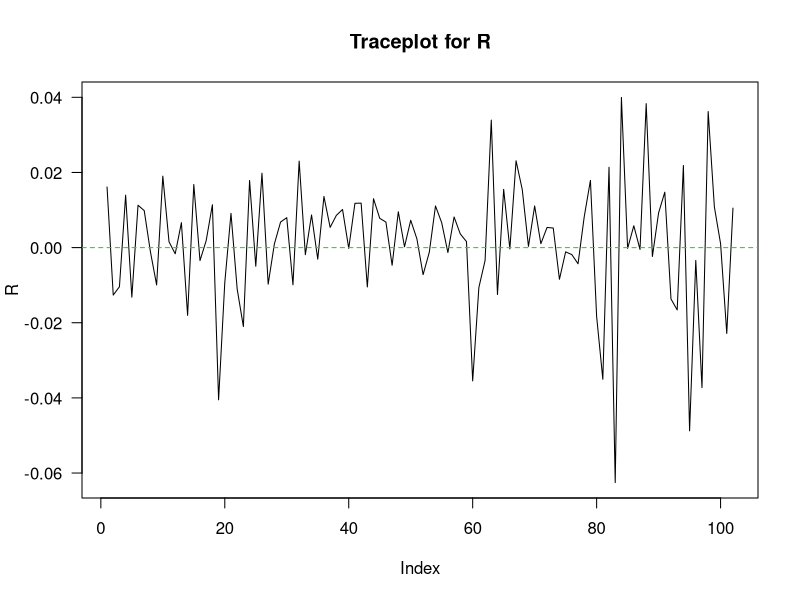
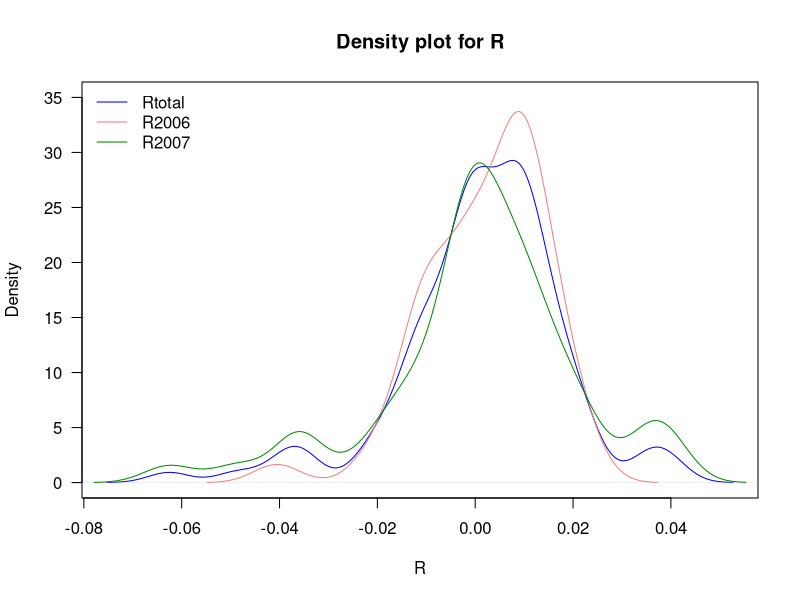
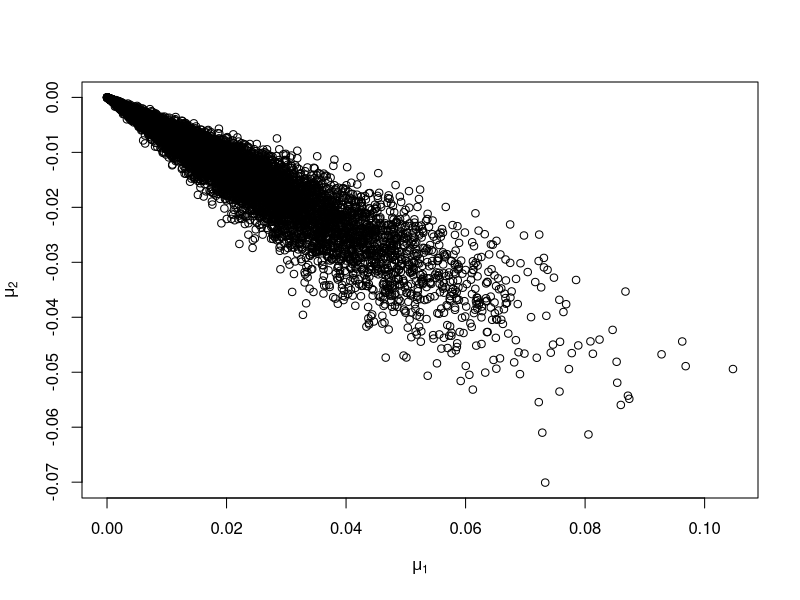
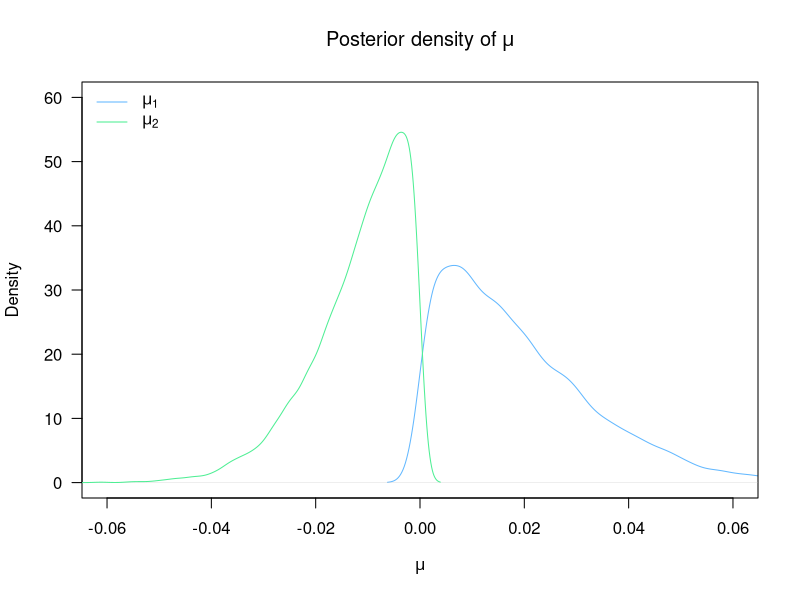
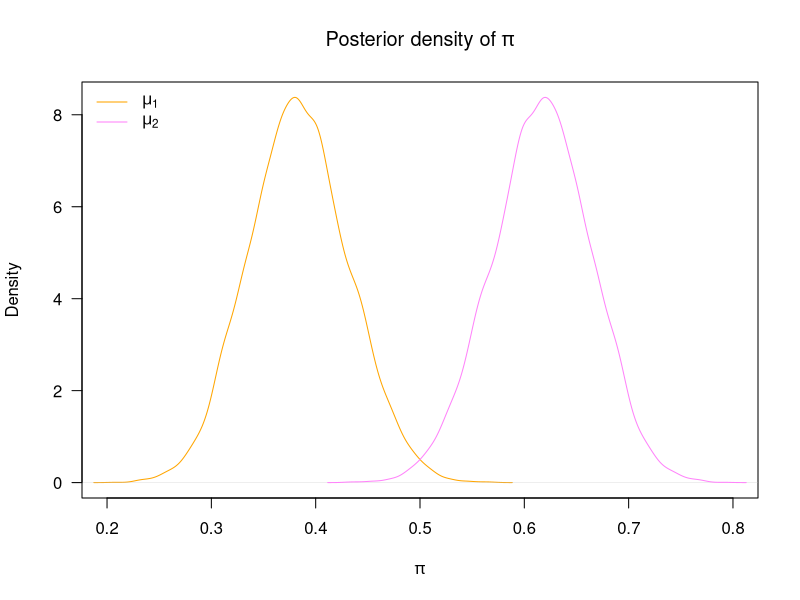
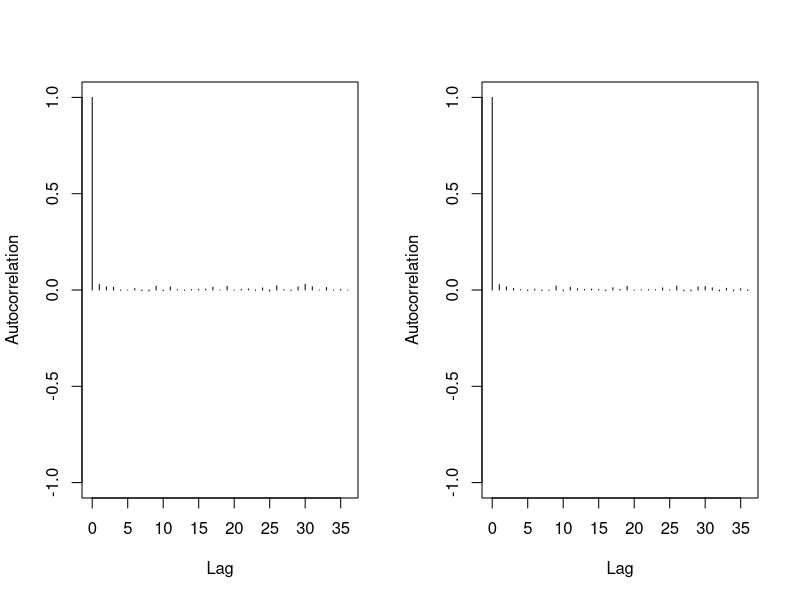

These figures' R source, in order:
## ---- chunk 1
library(knitr)
opts_chunk$set(message=FALSE, warning=FALSE, fig.align='center',cache=TRUE, autodep=TRUE,fig.height = 5,echo=FALSE)
library(coda)
library(MASS)
library(mvtnorm)
set.seed(20171211)
## ---- chunk 2
SP500.2006 <- read.csv("2006.txt",header = F)
SP500.2007 <- read.csv("2007.txt",header = F)
SP500 <- rbind(SP500.2006,SP500.2007)

r = c(4.35,4.44,4.42,4.51,4.6,4.66,4.7,4.69,4.74,4.76,4.77,4.78,4.83,4.82,4.91,4.98,4.98,5.02,4.99,
      4.97,5.07,5.05,5.15,5.22,5.30,5.29,5.26,5.22,5.16,5.11,5.07,5.06,5.07,5.03,5.02,4.99,5.00,4.89,4.87,
      5.02,5.04,5.08,4.95,5.02,5.04,5.01,4.98,4.90,4.95,4.96,4.99,
      4.98,5.01,5.08,5.09,5.09,5.09,5.06,5.05,4.9,4.91,4.89,4.90,4.92,4.90,4.90,4.82,4.96,4.96,4.96,4.99,
      4.98,4.97,4.93,4.99,4.98,4.95,4.82,4.89,4.41,4.10,4.24,4.28,4.12,4.06,4.03,4.10,4.03,4.11,4.23,4.11,3.91,3.98,
      4.04,3.71, 3.65,3.18,3.31,3.13,3.16,3.26,3.34
      )/365
# transfer annual rate to daily rate

R = c()
for (i in 2:nrow(SP500)){
  R = c(R, log(SP500$V2[i]/SP500$V2[i-1]))
}
## ---- chunk 3
plot(R, type = 'l', las = 1,main="Traceplot for R")
abline(h=0,col="green2",lty=2)
## ---- chunk 4
plot(density(R),las = 1, xlab = 'R', ylim = c(0, 35),col="blue1",main="Density plot for R")
lines(density(R[1:(length(R)/2)]), col = "lightcoral")
lines(density(R[(length(R)/2+1):length(R)]), col = "green4")
legend("topleft",legend=c("Rtotal","R2006","R2007"),col = c("blue1","lightcoral","green4"), lty=1,cex=1,bty="n")
## ---- chunk 5
# K = # of mixture normal models 
# T = total # of days
# pi = proportion of each normal model
# mu = mean of each normal
# theta = variance of each normal
# v_t ~ Uniform[0,1]
# Gt = k -> which normal model

mu = c(0.008, -0.012)
s2 = c(0.0001, 0.0002)
p = c(0.6, 0.4)
K = 2 # the number of mixed normal models
## ---- chunk 6
# Fix K = 2, v_t = 0 (p. 595)

Psi.k = function(u){
  return(log(p[1]*exp(-u*mu[1] + u^2*s2[1]/2) + p[2]*exp(-u*mu[2] + u^2*s2[2]/2)))
}

Psi.vt = Psi.k(u = 0)
Psi.vt_1 = Psi.k(u = -1)

r_t = mean(r)

rho_t = r_t + Psi.vt - Psi.vt_1

Post.Gt.1 = p[1] * dnorm(R, mu[1] + rho_t,sqrt(s2[1]))/(p[1] * dnorm(R, mu[1] + rho_t,sqrt(s2[1])) + p[2] * dnorm(R, mu[2] + rho_t,sqrt(s2[2])))
Post.Gt.2 = p[2] * dnorm(R, mu[2] + rho_t,sqrt(s2[2]))/(p[1] * dnorm(R, mu[1] + rho_t,sqrt(s2[1])) + p[2] * dnorm(R, mu[2] + rho_t,sqrt(s2[2])))

model.num = c()
for (i in 1:length(R)){
  if (Post.Gt.1[i] > Post.Gt.2[i]){
    model.num = c(model.num,1)
  }
  else {model.num = c(model.num,2)}
}


  x1 = length(subset(model.num, model.num == 1))
  x2 = length(subset(model.num, model.num == 2))

  R1 = R[model.num == 1]
  R2 = R[model.num == 2]

# cbind(Post.Gt.1, Post.Gt.2, model.num)
# c(x1, x2)
## ---- chunk 7

repl = 1 # number of iterations for Metropolis Hasting
n.iter = 10000 # number of iterations for Gibbs

trace = list(mu.1 = array(NA, dim = c(n.iter, 1)), 
              mu.2 = array(NA, dim = c(n.iter, 1)),
              theta.1 = array(NA, dim = c(n.iter, 4)),
              theta.2 = array(NA, dim = c(n.iter, 4)),
              p = array(NA, dim = c(n.iter, 1))
            )


generate.var = function(para, variance, data){
  var.list = c()
  for (i in 1:length(data)){
    eplison = rnorm(1, mean = 0, sqrt(variance))
    variance = para[1] + para[3]*(eplison+para[2]*variance)^2+para[4]*variance
    var.list = c(var.list, variance)
  }
  
  return(var.list)
}

log.likeli.ratio.1 = function(para1, para2, data){
 var.list.1 = generate.var(para1,var(data),data)
 var.list.2 = generate.var(para2,var(data),data)
 likeli.1 = log(dnorm(data, new.mu1 + rho_t, var.list.1))
 likeli.2 = log(dnorm(data, new.mu1 + rho_t, var.list.2))
 return(sum(likeli.1-likeli.2))
}

log.likeli.ratio.2 = function(para1, para2, data){
 var.list.1 = generate.var(para1,var(data),data)
 var.list.2 = generate.var(para2,var(data),data)
 likeli.1 = log(dnorm(data, new.mu2 + rho_t, var.list.1))
 likeli.2 = log(dnorm(data, new.mu2 + rho_t, var.list.2))
 return(sum(likeli.1-likeli.2))
}

MH.1 = function(para, data){
  theta.trace = list(omega.1 = array(NA, dim = c(repl, 1)), 
              gamma.1 = array(NA, dim =c(repl, 1)),
              alpha.1 = array(NA, dim = c(repl, 1)),
              beta.1 = array(NA, dim = c(repl, 1)))
  
  for (i in 1:repl){
  star <- c(exp(rnorm(1, mean = log(para[1]), sd = 0.01)),
            rnorm(1, para[2], sd = 0.01),
            exp(rnorm(1, mean = log(para[3]), sd = 0.01)),
            exp(rnorm(1, mean = log(para[4]), sd = 0.01)))
  H <- c(star[1]/para[1],1,star[3]/para[3],star[4]/para[4])
  M <- log.likeli.ratio.1(star,para,data)
  r = H * exp(c(M, M, M, M))
  for (k in 1:4){
  if (runif(1) < r[k]){
    para[k] <- star[k]
  }
  }
  theta.trace$omega.1[i] = para[1]
  theta.trace$gamma.1[i] = para[2]
  theta.trace$alpha.1[i] = para[3]
  theta.trace$beta.1[i] = para[4]
  }
  return(theta.trace)
}

MH.2 = function(para, data){
  theta.trace = list(omega.2 = array(NA, dim = c(repl, 1)), 
              gamma.2 = array(NA, dim =c(repl, 1)),
              alpha.2 = array(NA, dim = c(repl, 1)),
              beta.2 = array(NA, dim = c(repl, 1)))
  
  for (i in 1:repl){
  star <- c(exp(rnorm(1, mean = log(para[1]), sd = 0.01)),
            rnorm(1, para[2], sd = 0.01),
            exp(rnorm(1, mean = log(para[3]), sd = 0.01)),
            exp(rnorm(1, mean = log(para[4]), sd = 0.01)))
  H <- c(star[1]/para[1],1,star[3]/para[3],star[4]/para[4])
  M <- log.likeli.ratio.2(star, para, data)
  r = H * exp(c(M, M, M, M))
  for (k in 1:4){
  if (runif(1) < r[k]){
    para[k] <- star[k]
  }
  }
  theta.trace$omega.2[i] = para[1]
  theta.trace$gamma.2[i] = para[2]
  theta.trace$alpha.2[i] = para[3]
  theta.trace$beta.2[i] = para[4]
  }
  return(theta.trace)
}

  new.mu1 = mu[1]; new.mu2 = mu[2]
  
  omega.1 <- runif(1,min=0.002,max=0.009); gamma.1 <- runif(1,min= -0.1,max=0.63)
  alpha.1 <- runif(1,min=0.038,max=0.0625); beta.1 <- runif(1,min=0.089,max=0.093)
  
  omega.2 <- runif(1,min=0.005,max=0.009); gamma.2 <- runif(1,min= -0.4,max=0.1)
  alpha.2 <- runif(1,min=0.02,max=0.125); beta.2 <- runif(1,min=0.05,max=0.1)
  
for (i in 1:n.iter){
  new.p <- rbeta(1,  x1 + 1, x2 + 1)
  
  var.1 <- generate.var(para = c(omega.1,gamma.1,alpha.1,beta.1),variance = var(R1),data=R1)
  var.2 <- generate.var(para = c(omega.2,gamma.2,alpha.2,beta.2),variance = var(R2),data=R2)
  
  theta.trace.1 = MH.1(para = c(omega.1,gamma.1,alpha.1,beta.1), data = R1)
  theta.trace.2 = MH.2(para = c(omega.2,gamma.2,alpha.2,beta.2), data = R2)
 
  A = sum(1/var.1) + new.p * new.p / (1-new.p)^2 * sum(1/var.2)
  b = new.p/(1-new.p)*sum(rnorm(length(var.2), mean = 0, sqrt(var.2))/var.2) - sum(rnorm(length(var.1), mean = 0, sqrt(var.1))/var.1)
  
  new.mu1 = abs(rnorm(1,-A^(-1)*b,sqrt(1/A)))
  new.mu2 = -new.mu1*new.p/(1-new.p)
  
  trace$mu.1[i] = new.mu1
  trace$mu.2[i] = new.mu2
  
  omega.1 <- mean(theta.trace.1$omega.1); gamma.1 <- mean(theta.trace.1$gamma.1)
  alpha.1 <- mean(theta.trace.1$alpha.1); beta.1 <- mean(theta.trace.1$beta.1)
  trace$theta.1[i,] <- c(omega.1, gamma.1, alpha.1, beta.1)
  
  omega.2 <- mean(theta.trace.2$omega.2); gamma.2 <- mean(theta.trace.2$gamma.2)
  alpha.2 <- mean(theta.trace.2$alpha.2); beta.2 <- mean(theta.trace.2$beta.2)
  trace$theta.2[i,] <- c(omega.2, gamma.2, alpha.2, beta.2)
  
  trace$p[i] = new.p
  
  }


trace.matrix = as.matrix(cbind(trace$mu.1,trace$mu.2,trace$theta.1,trace$theta.2,trace$p))

## ---- chunk 8
plot(trace.matrix[,1],trace.matrix[,2],ylab=expression(mu[2]),xlab=expression(mu[1]))
## ---- chunk 9

plot(density(trace.matrix[,1]), type = 'l', ylab = 'Density', xlab = expression(mu),las = 1,xlim = c(-0.06, 0.06), ylim = c(0,60),main = expression('Posterior density of'~mu),col="steelblue1")
lines(density(trace.matrix[,2]), type = 'l',col="seagreen2")
legend("topleft",legend=c(expression(mu[1]),expression(mu[2])),col = c("steelblue1","seagreen2"), lty=1,cex=1,bty="n")


plot(density(trace.matrix[,11]), type = 'l', ylab = 'Density', xlab = expression(pi),
     xlim = c(0.2,0.8), las = 1,
     main = expression('Posterior density of'~pi),col="orange")
lines(density(1-trace.matrix[,11]), col="orchid1")
legend("topleft",legend=c(expression(mu[1]),expression(mu[2])),col = c("orange","orchid1"), lty=1,cex=1,bty="n")

## ---- chunk 10

post.inf = apply(trace.matrix,2,FUN = function(x){return(c(mean(x),quantile(x,c(0.025,0.975))))})
row.names(post.inf)[1] = 'mean'
colnames(post.inf) = c('mu1','mu2','omega1','gamma1','alpha1','beta1',
                       'omega2','gamma2','alpha2','beta2','pi')
round(post.inf, 4)


## ---- chunk 11


mu.mcmc <- mcmc(trace.matrix[,1:2], start = 100)
autocorr.plot(mu.mcmc)
effectiveSize(mu.mcmc)

